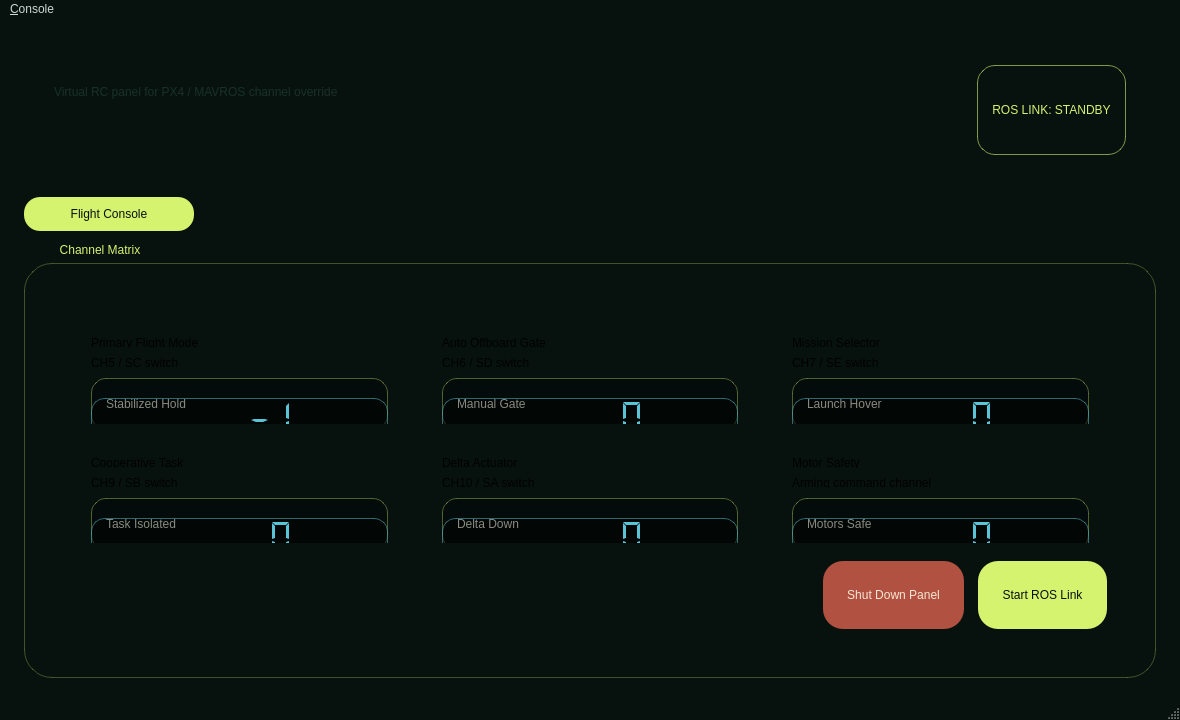
<?xml version="1.0" encoding="UTF-8"?>
<ui version="4.0">
 <class>MainWindowDesign</class>
 <widget class="QMainWindow" name="MainWindowDesign">
  <property name="geometry">
   <rect>
    <x>0</x>
    <y>0</y>
    <width>1180</width>
    <height>720</height>
   </rect>
  </property>
  <property name="minimumSize">
   <size>
    <width>980</width>
    <height>640</height>
   </size>
  </property>
  <property name="windowTitle">
   <string>Mission Deck</string>
  </property>
  <property name="windowIcon">
   <iconset>
    <normaloff>:/images/icon.png</normaloff>:/images/icon.png</iconset>
  </property>
  <property name="locale">
   <locale language="English" country="Australia"/>
  </property>
  <property name="styleSheet">
   <string notr="true">QMainWindow {
    background: #07120f;
}

#centralwidget {
    background: qlineargradient(x1:0, y1:0, x2:1, y2:1,
                                stop:0 #07120f,
                                stop:0.46 #0e201d,
                                stop:1 #16251a);
}

QTabWidget::pane {
    border: 0;
    background: transparent;
}

QTabBar::tab {
    min-width: 130px;
    padding: 10px 20px;
    margin-right: 8px;
    border-radius: 16px;
    color: #9fb6ac;
    background: rgba(255, 255, 255, 24);
    font: 700 10pt "DejaVu Sans";
}

QTabBar::tab:selected {
    color: #07120f;
    background: #d6f36f;
}

#heroPanel {
    border-radius: 28px;
    background: qlineargradient(x1:0, y1:0, x2:1, y2:0,
                                stop:0 #d6f36f,
                                stop:0.52 #8ed9b6,
                                stop:1 #5bc3d6);
}

#heroTitle {
    color: #07120f;
    font: 900 27pt "DejaVu Sans";
    letter-spacing: 1px;
}

#heroSubtitle {
    color: #173028;
    font: 600 11pt "DejaVu Sans";
}

#statusPill {
    color: #d6f36f;
    background: #07120f;
    border: 1px solid rgba(214, 243, 111, 150);
    border-radius: 18px;
    padding: 8px 14px;
    font: 800 10pt "DejaVu Sans";
}

#groupBox_12 {
    border: 1px solid rgba(214, 243, 111, 72);
    border-radius: 28px;
    margin-top: 20px;
    padding: 28px 24px 24px 24px;
    background: rgba(7, 18, 15, 190);
    color: #ecf8d8;
    font: 900 13pt "DejaVu Sans";
}

#groupBox_12::title {
    subcontrol-origin: margin;
    subcontrol-position: top left;
    left: 22px;
    padding: 0 12px;
    color: #d6f36f;
    background: #07120f;
}

QFrame[panelRole="controlCard"] {
    border: 1px solid rgba(255, 255, 255, 38);
    border-radius: 22px;
    background: rgba(255, 255, 255, 18);
}

QFrame[panelRole="controlCard"]:hover {
    border: 1px solid rgba(214, 243, 111, 150);
    background: rgba(214, 243, 111, 28);
}

QLabel[role="eyebrow"] {
    color: #91a79e;
    font: 800 8pt "DejaVu Sans";
    letter-spacing: 1px;
}

QLabel[role="channelTitle"] {
    color: #f1f6e8;
    font: 900 13pt "DejaVu Sans";
}

QLabel[role="channelHint"] {
    color: #9fb6ac;
    font: 600 9pt "DejaVu Sans";
}

QComboBox {
    min-height: 38px;
    padding: 6px 14px;
    border-radius: 15px;
    border: 1px solid rgba(214, 243, 111, 90);
    color: #f7ffe9;
    background: rgba(3, 11, 9, 210);
    font: 800 10pt "DejaVu Sans";
}

QComboBox:hover {
    border: 1px solid #d6f36f;
}

QComboBox::drop-down {
    border: 0;
    width: 28px;
}

QComboBox QAbstractItemView {
    selection-background-color: #d6f36f;
    selection-color: #07120f;
    color: #f7ffe9;
    background: #0b1815;
    border: 1px solid #d6f36f;
    outline: 0;
}

QLCDNumber {
    min-height: 42px;
    border: 1px solid rgba(91, 195, 214, 130);
    border-radius: 14px;
    color: #5bc3d6;
    background: rgba(0, 0, 0, 115);
}

QPushButton {
    min-height: 52px;
    border: 0;
    border-radius: 20px;
    padding: 8px 24px;
    font: 900 13pt "DejaVu Sans";
}

#button_connect {
    color: #07120f;
    background: #d6f36f;
}

#button_connect:hover {
    background: #eaff8f;
}

#button_connect:disabled {
    color: rgba(7, 18, 15, 120);
    background: rgba(214, 243, 111, 95);
}

#quit_button {
    color: #f8e7d4;
    background: rgba(214, 95, 75, 210);
}

#quit_button:hover {
    background: #eb755d;
}

QMenuBar {
    color: #cbd9d2;
    background: #07120f;
}

QMenuBar::item:selected, QMenu::item:selected {
    color: #07120f;
    background: #d6f36f;
}

QMenu {
    color: #ecf8d8;
    background: #0b1815;
    border: 1px solid rgba(214, 243, 111, 80);
}

QStatusBar {
    color: #9fb6ac;
    background: #07120f;
}</string>
  </property>
  <widget class="QWidget" name="centralwidget">
   <layout class="QVBoxLayout" name="rootLayout">
    <property name="leftMargin">
     <number>24</number>
    </property>
    <property name="topMargin">
     <number>22</number>
    </property>
    <property name="rightMargin">
     <number>24</number>
    </property>
    <property name="bottomMargin">
     <number>20</number>
    </property>
    <property name="spacing">
     <number>18</number>
    </property>
    <item>
     <widget class="QFrame" name="heroPanel">
      <property name="minimumSize">
       <size>
        <width>0</width>
        <height>138</height>
       </size>
      </property>
      <property name="frameShape">
       <enum>QFrame::NoFrame</enum>
      </property>
      <layout class="QHBoxLayout" name="heroLayout">
       <property name="leftMargin">
        <number>30</number>
       </property>
       <property name="topMargin">
        <number>24</number>
       </property>
       <property name="rightMargin">
        <number>30</number>
       </property>
       <property name="bottomMargin">
        <number>24</number>
       </property>
       <item>
        <layout class="QVBoxLayout" name="heroTextLayout">
         <property name="spacing">
          <number>6</number>
         </property>
         <item>
          <widget class="QLabel" name="heroTitle">
           <property name="text">
            <string>MISSION DECK</string>
           </property>
          </widget>
         </item>
         <item>
          <widget class="QLabel" name="heroSubtitle">
           <property name="text">
            <string>Virtual RC panel for PX4 / MAVROS channel override</string>
           </property>
          </widget>
         </item>
         <item>
          <spacer name="heroTextSpacer">
           <property name="orientation">
            <enum>Qt::Vertical</enum>
           </property>
           <property name="sizeHint" stdset="0">
            <size>
             <width>20</width>
             <height>18</height>
            </size>
           </property>
          </spacer>
         </item>
        </layout>
       </item>
       <item>
        <spacer name="heroSpacer">
         <property name="orientation">
          <enum>Qt::Horizontal</enum>
         </property>
         <property name="sizeHint" stdset="0">
          <size>
           <width>40</width>
           <height>20</height>
          </size>
         </property>
        </spacer>
       </item>
       <item>
        <widget class="QLabel" name="statusPill">
         <property name="text">
          <string>ROS LINK: STANDBY</string>
         </property>
         <property name="alignment">
          <set>Qt::AlignCenter</set>
         </property>
        </widget>
       </item>
      </layout>
     </widget>
    </item>
    <item>
     <widget class="QTabWidget" name="tab_manager">
      <property name="locale">
       <locale language="English" country="Australia"/>
      </property>
      <property name="currentIndex">
       <number>0</number>
      </property>
      <widget class="QWidget" name="tab_status">
       <attribute name="title">
        <string>Flight Console</string>
       </attribute>
       <layout class="QVBoxLayout" name="verticalLayout_2">
        <property name="leftMargin">
         <number>0</number>
        </property>
        <property name="topMargin">
         <number>12</number>
        </property>
        <property name="rightMargin">
         <number>0</number>
        </property>
        <property name="bottomMargin">
         <number>0</number>
        </property>
        <item>
         <widget class="QGroupBox" name="groupBox_12">
          <property name="title">
           <string>Channel Matrix</string>
          </property>
          <layout class="QVBoxLayout" name="verticalLayout_4">
           <property name="leftMargin">
            <number>24</number>
           </property>
           <property name="topMargin">
            <number>30</number>
           </property>
           <property name="rightMargin">
            <number>24</number>
           </property>
           <property name="bottomMargin">
            <number>24</number>
           </property>
           <property name="spacing">
            <number>18</number>
           </property>
           <item>
            <layout class="QGridLayout" name="channelGrid">
             <property name="horizontalSpacing">
              <number>18</number>
             </property>
             <property name="verticalSpacing">
              <number>18</number>
             </property>
             <item row="0" column="0">
              <widget class="QFrame" name="modeCard">
               <property name="property" stdset="0">
                <string>controlCard</string>
               </property>
               <property name="panelRole" stdset="0">
                <string>controlCard</string>
               </property>
               <property name="frameShape">
                <enum>QFrame::NoFrame</enum>
               </property>
               <layout class="QVBoxLayout" name="horizontalLayout">
                <property name="leftMargin">
                 <number>18</number>
                </property>
                <property name="topMargin">
                 <number>16</number>
                </property>
                <property name="rightMargin">
                 <number>18</number>
                </property>
                <property name="bottomMargin">
                 <number>16</number>
                </property>
                <property name="spacing">
                 <number>10</number>
                </property>
                <item>
                 <widget class="QLabel" name="label">
                  <property name="role" stdset="0">
                   <string>channelTitle</string>
                  </property>
                  <property name="text">
                   <string>Primary Flight Mode</string>
                  </property>
                 </widget>
                </item>
                <item>
                 <widget class="QLabel" name="label_1_hint">
                  <property name="role" stdset="0">
                   <string>channelHint</string>
                  </property>
                  <property name="text">
                   <string>CH5 / SC switch</string>
                  </property>
                 </widget>
                </item>
                <item>
                 <widget class="QComboBox" name="ComboBox_1">
                  <property name="currentIndex">
                   <number>0</number>
                  </property>
                  <item>
                   <property name="text">
                    <string>Stabilized Hold</string>
                   </property>
                  </item>
                  <item>
                   <property name="text">
                    <string>Position Lock</string>
                   </property>
                  </item>
                  <item>
                   <property name="text">
                    <string>Offboard Engage</string>
                   </property>
                  </item>
                 </widget>
                </item>
                <item>
                 <widget class="QLCDNumber" name="lcdNumber_1">
                  <property name="segmentStyle">
                   <enum>QLCDNumber::Flat</enum>
                  </property>
                  <property name="intValue" stdset="0">
                   <number>-1</number>
                  </property>
                 </widget>
                </item>
               </layout>
              </widget>
             </item>
             <item row="0" column="1">
              <widget class="QFrame" name="autoCard">
               <property name="panelRole" stdset="0">
                <string>controlCard</string>
               </property>
               <property name="frameShape">
                <enum>QFrame::NoFrame</enum>
               </property>
               <layout class="QVBoxLayout" name="horizontalLayout_2">
                <property name="leftMargin">
                 <number>18</number>
                </property>
                <property name="topMargin">
                 <number>16</number>
                </property>
                <property name="rightMargin">
                 <number>18</number>
                </property>
                <property name="bottomMargin">
                 <number>16</number>
                </property>
                <property name="spacing">
                 <number>10</number>
                </property>
                <item>
                 <widget class="QLabel" name="label_2">
                  <property name="role" stdset="0">
                   <string>channelTitle</string>
                  </property>
                  <property name="text">
                   <string>Auto Offboard Gate</string>
                  </property>
                 </widget>
                </item>
                <item>
                 <widget class="QLabel" name="label_2_hint">
                  <property name="role" stdset="0">
                   <string>channelHint</string>
                  </property>
                  <property name="text">
                   <string>CH6 / SD switch</string>
                  </property>
                 </widget>
                </item>
                <item>
                 <widget class="QComboBox" name="ComboBox_2">
                  <item>
                   <property name="text">
                    <string>Manual Gate</string>
                   </property>
                  </item>
                  <item>
                   <property name="text">
                    <string>Auto Gate</string>
                   </property>
                  </item>
                 </widget>
                </item>
                <item>
                 <widget class="QLCDNumber" name="lcdNumber_2">
                  <property name="segmentStyle">
                   <enum>QLCDNumber::Flat</enum>
                  </property>
                  <property name="intValue" stdset="0">
                   <number>0</number>
                  </property>
                 </widget>
                </item>
               </layout>
              </widget>
             </item>
             <item row="0" column="2">
              <widget class="QFrame" name="missionCard">
               <property name="panelRole" stdset="0">
                <string>controlCard</string>
               </property>
               <property name="frameShape">
                <enum>QFrame::NoFrame</enum>
               </property>
               <layout class="QVBoxLayout" name="horizontalLayout_3">
                <property name="leftMargin">
                 <number>18</number>
                </property>
                <property name="topMargin">
                 <number>16</number>
                </property>
                <property name="rightMargin">
                 <number>18</number>
                </property>
                <property name="bottomMargin">
                 <number>16</number>
                </property>
                <property name="spacing">
                 <number>10</number>
                </property>
                <item>
                 <widget class="QLabel" name="label_3">
                  <property name="role" stdset="0">
                   <string>channelTitle</string>
                  </property>
                  <property name="text">
                   <string>Mission Selector</string>
                  </property>
                 </widget>
                </item>
                <item>
                 <widget class="QLabel" name="label_3_hint">
                  <property name="role" stdset="0">
                   <string>channelHint</string>
                  </property>
                  <property name="text">
                   <string>CH7 / SE switch</string>
                  </property>
                 </widget>
                </item>
                <item>
                 <widget class="QComboBox" name="ComboBox_3">
                  <property name="currentIndex">
                   <number>1</number>
                  </property>
                  <item>
                   <property name="text">
                    <string>Route Track</string>
                   </property>
                  </item>
                  <item>
                   <property name="text">
                    <string>Launch Hover</string>
                   </property>
                  </item>
                  <item>
                   <property name="text">
                    <string>Land Sequence</string>
                   </property>
                  </item>
                 </widget>
                </item>
                <item>
                 <widget class="QLCDNumber" name="lcdNumber_3">
                  <property name="segmentStyle">
                   <enum>QLCDNumber::Flat</enum>
                  </property>
                  <property name="intValue" stdset="0">
                   <number>0</number>
                  </property>
                 </widget>
                </item>
               </layout>
              </widget>
             </item>
             <item row="1" column="0">
              <widget class="QFrame" name="coordinateCard">
               <property name="panelRole" stdset="0">
                <string>controlCard</string>
               </property>
               <property name="frameShape">
                <enum>QFrame::NoFrame</enum>
               </property>
               <layout class="QVBoxLayout" name="horizontalLayout_4">
                <property name="leftMargin">
                 <number>18</number>
                </property>
                <property name="topMargin">
                 <number>16</number>
                </property>
                <property name="rightMargin">
                 <number>18</number>
                </property>
                <property name="bottomMargin">
                 <number>16</number>
                </property>
                <property name="spacing">
                 <number>10</number>
                </property>
                <item>
                 <widget class="QLabel" name="label_4">
                  <property name="role" stdset="0">
                   <string>channelTitle</string>
                  </property>
                  <property name="text">
                   <string>Cooperative Task</string>
                  </property>
                 </widget>
                </item>
                <item>
                 <widget class="QLabel" name="label_4_hint">
                  <property name="role" stdset="0">
                   <string>channelHint</string>
                  </property>
                  <property name="text">
                   <string>CH9 / SB switch</string>
                  </property>
                 </widget>
                </item>
                <item>
                 <widget class="QComboBox" name="ComboBox_4">
                  <item>
                   <property name="text">
                    <string>Task Isolated</string>
                   </property>
                  </item>
                  <item>
                   <property name="text">
                    <string>Task Coordinated</string>
                   </property>
                  </item>
                 </widget>
                </item>
                <item>
                 <widget class="QLCDNumber" name="lcdNumber_4">
                  <property name="segmentStyle">
                   <enum>QLCDNumber::Flat</enum>
                  </property>
                  <property name="intValue" stdset="0">
                   <number>0</number>
                  </property>
                 </widget>
                </item>
               </layout>
              </widget>
             </item>
             <item row="1" column="1">
              <widget class="QFrame" name="deltaCard">
               <property name="panelRole" stdset="0">
                <string>controlCard</string>
               </property>
               <property name="frameShape">
                <enum>QFrame::NoFrame</enum>
               </property>
               <layout class="QVBoxLayout" name="horizontalLayout_5">
                <property name="leftMargin">
                 <number>18</number>
                </property>
                <property name="topMargin">
                 <number>16</number>
                </property>
                <property name="rightMargin">
                 <number>18</number>
                </property>
                <property name="bottomMargin">
                 <number>16</number>
                </property>
                <property name="spacing">
                 <number>10</number>
                </property>
                <item>
                 <widget class="QLabel" name="label_5">
                  <property name="role" stdset="0">
                   <string>channelTitle</string>
                  </property>
                  <property name="text">
                   <string>Delta Actuator</string>
                  </property>
                 </widget>
                </item>
                <item>
                 <widget class="QLabel" name="label_5_hint">
                  <property name="role" stdset="0">
                   <string>channelHint</string>
                  </property>
                  <property name="text">
                   <string>CH10 / SA switch</string>
                  </property>
                 </widget>
                </item>
                <item>
                 <widget class="QComboBox" name="ComboBox_5">
                  <item>
                   <property name="text">
                    <string>Delta Down</string>
                   </property>
                  </item>
                  <item>
                   <property name="text">
                    <string>Delta Up</string>
                   </property>
                  </item>
                 </widget>
                </item>
                <item>
                 <widget class="QLCDNumber" name="lcdNumber_5">
                  <property name="segmentStyle">
                   <enum>QLCDNumber::Flat</enum>
                  </property>
                  <property name="intValue" stdset="0">
                   <number>0</number>
                  </property>
                 </widget>
                </item>
               </layout>
              </widget>
             </item>
             <item row="1" column="2">
              <widget class="QFrame" name="armingCard">
               <property name="panelRole" stdset="0">
                <string>controlCard</string>
               </property>
               <property name="frameShape">
                <enum>QFrame::NoFrame</enum>
               </property>
               <layout class="QVBoxLayout" name="horizontalLayout_6">
                <property name="leftMargin">
                 <number>18</number>
                </property>
                <property name="topMargin">
                 <number>16</number>
                </property>
                <property name="rightMargin">
                 <number>18</number>
                </property>
                <property name="bottomMargin">
                 <number>16</number>
                </property>
                <property name="spacing">
                 <number>10</number>
                </property>
                <item>
                 <widget class="QLabel" name="label_6">
                  <property name="role" stdset="0">
                   <string>channelTitle</string>
                  </property>
                  <property name="text">
                   <string>Motor Safety</string>
                  </property>
                 </widget>
                </item>
                <item>
                 <widget class="QLabel" name="label_6_hint">
                  <property name="role" stdset="0">
                   <string>channelHint</string>
                  </property>
                  <property name="text">
                   <string>Arming command channel</string>
                  </property>
                 </widget>
                </item>
                <item>
                 <widget class="QComboBox" name="ComboBox_6">
                  <item>
                   <property name="text">
                    <string>Motors Safe</string>
                   </property>
                  </item>
                  <item>
                   <property name="text">
                    <string>Motors Armed</string>
                   </property>
                  </item>
                 </widget>
                </item>
                <item>
                 <widget class="QLCDNumber" name="lcdNumber_6">
                  <property name="segmentStyle">
                   <enum>QLCDNumber::Flat</enum>
                  </property>
                  <property name="intValue" stdset="0">
                   <number>0</number>
                  </property>
                 </widget>
                </item>
               </layout>
              </widget>
             </item>
            </layout>
           </item>
           <item>
            <layout class="QHBoxLayout" name="horizontalLayout_7">
             <property name="spacing">
              <number>14</number>
             </property>
             <item>
              <spacer name="actionSpacer">
               <property name="orientation">
                <enum>Qt::Horizontal</enum>
               </property>
               <property name="sizeHint" stdset="0">
                <size>
                 <width>40</width>
                 <height>20</height>
                </size>
               </property>
              </spacer>
             </item>
             <item>
              <widget class="QPushButton" name="quit_button">
               <property name="text">
                <string>Shut Down Panel</string>
               </property>
              </widget>
             </item>
             <item>
              <widget class="QPushButton" name="button_connect">
               <property name="enabled">
                <bool>true</bool>
               </property>
               <property name="toolTip">
                <string>Connect this virtual transmitter to ROS.</string>
               </property>
               <property name="statusTip">
                <string>Start publishing the configured virtual RC channels.</string>
               </property>
               <property name="text">
                <string>Start ROS Link</string>
               </property>
              </widget>
             </item>
            </layout>
           </item>
          </layout>
         </widget>
        </item>
       </layout>
      </widget>
     </widget>
    </item>
   </layout>
  </widget>
  <widget class="QMenuBar" name="menubar">
   <property name="geometry">
    <rect>
     <x>0</x>
     <y>0</y>
     <width>1180</width>
     <height>22</height>
    </rect>
   </property>
   <widget class="QMenu" name="menu_File">
    <property name="title">
     <string>&amp;Console</string>
    </property>
    <addaction name="action_Preferences"/>
    <addaction name="separator"/>
    <addaction name="actionAbout"/>
    <addaction name="actionAbout_Qt"/>
    <addaction name="separator"/>
    <addaction name="action_Quit"/>
   </widget>
   <addaction name="menu_File"/>
  </widget>
  <widget class="QStatusBar" name="statusbar"/>
  <action name="action_Quit">
   <property name="text">
    <string>&amp;Quit</string>
   </property>
   <property name="shortcut">
    <string>Ctrl+Q</string>
   </property>
   <property name="shortcutContext">
    <enum>Qt::ApplicationShortcut</enum>
   </property>
  </action>
  <action name="action_Preferences">
   <property name="text">
    <string>&amp;Preferences</string>
   </property>
  </action>
  <action name="actionAbout">
   <property name="text">
    <string>&amp;About Mission Deck</string>
   </property>
  </action>
  <action name="actionAbout_Qt">
   <property name="text">
    <string>About &amp;Qt</string>
   </property>
  </action>
 </widget>
 <resources/>
 <connections>
  <connection>
   <sender>action_Quit</sender>
   <signal>triggered()</signal>
   <receiver>MainWindowDesign</receiver>
   <slot>close()</slot>
   <hints>
    <hint type="sourcelabel">
     <x>-1</x>
     <y>-1</y>
    </hint>
    <hint type="destinationlabel">
     <x>399</x>
     <y>299</y>
    </hint>
   </hints>
  </connection>
  <connection>
   <sender>quit_button</sender>
   <signal>clicked()</signal>
   <receiver>MainWindowDesign</receiver>
   <slot>close()</slot>
   <hints>
    <hint type="sourcelabel">
     <x>859</x>
     <y>552</y>
    </hint>
    <hint type="destinationlabel">
     <x>469</x>
     <y>299</y>
    </hint>
   </hints>
  </connection>
 </connections>
</ui>
